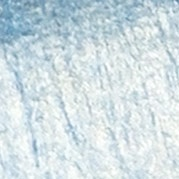
#> input picture pipeline/photos/drape/8.jpg, 179 x 179 px; its folder holds only this picture in this run
$ python textures.py
#> lines starting #> are read from the running program, lines starting #| are printed output that depends on the picture; after the words box and inside, x2 and y2 are one past the last pixel; in counts of white or black regions, pixels touching at a corner belong together
"""Tissue textures from intraoperative photographs.

    python pipeline/textures.py            (reads pipeline/photos/<tissue>/*.jpg|png, writes public/data/textures/)

Put de-identified close-ups of one tissue per folder: pipeline/photos/myocardium/, fat/, artery/, pulm-artery/, vein/,
pericardium/, muscle/, bone/, cartilage/, lung/, valve/, organ/, liver/, drape/, fabric/ (the names are the app's tissue
classes). A close-up that fills the frame with that tissue, in focus, under the operating light, is best; no faces,
tattoos, labels, monitors or anything else that could identify the patient, and consent under your institution's rules.

For each folder: the sharpest photo is cropped to its central square, specular highlights are removed (they would be
baked in and fight the real-time lighting), the image is made seamless (tileable), and a normal map is derived from
its fine detail. The app uses the result with triplanar mapping (the meshes have no UVs), keeping each structure's own
teaching colour and taking the photograph's detail and texture.
"""
from __future__ import annotations

import json
from pathlib import Path

import numpy as np
from PIL import Image
from scipy import ndimage

HERE = Path(__file__).resolve().parent
SRC = HERE / 'photos'
OUT = HERE.parent / 'public' / 'data' / 'textures'
SIZE = 1024
# physical size of one texture tile in mm (how large a photographed patch appears on the model)
TILE_MM = {'myocardium': 30, 'fat': 40, 'artery': 25, 'pulm-artery': 25, 'vein': 25, 'pericardium': 35, 'muscle': 30, 'bone': 25,
           'cartilage': 20, 'lung': 40, 'valve': 15, 'organ': 35, 'liver': 40, 'drape': 60, 'fabric': 12}


def sharpness(img: np.ndarray) -> float:
    g = img.mean(2); return float(ndimage.laplace(g).var())


def load_best(folder: Path) -> np.ndarray | None:
    best, score = None, -1.0
    for f in sorted(folder.iterdir()):
        if f.suffix.lower() not in ('.jpg', '.jpeg', '.png'): continue
        im = Image.open(f).convert('RGB'); w, h = im.size; s = min(w, h)
        im = im.crop(((w - s) // 2, (h - s) // 2, (w - s) // 2 + s, (h - s) // 2 + s)).resize((SIZE, SIZE), Image.LANCZOS)
        a = np.asarray(im, np.float32) / 255.0; sc = sharpness(a)
        if sc > score: best, score = a, sc
    return best


def remove_highlights(a: np.ndarray) -> np.ndarray:
    """specular glare (bright, desaturated) filled from its surroundings by normalised convolution"""
    mx, mn = a.max(2), a.min(2); sat = (mx - mn) / (mx + 1e-6)
    glare = ndimage.binary_dilation((mx > 0.88) & (sat < 0.3), iterations=3)
    if not glare.any(): return a
    w = (~glare).astype(np.float32); out = a.copy()
    for c in range(3):
        num = ndimage.gaussian_filter(a[..., c] * w, 6); den = ndimage.gaussian_filter(w, 6) + 1e-6
        out[..., c] = np.where(glare, num / den, a[..., c])
    return out


def seamless(a: np.ndarray) -> np.ndarray:
    """blend the image with itself shifted by half a tile: the shifted copy covers the edges, so tiles meet without seams"""
    n = a.shape[0]; r = np.roll(a, (n // 2, n // 2), axis=(0, 1))
    t = np.linspace(-1, 1, n); d = np.maximum(np.abs(t)[:, None], np.abs(t)[None, :])       # 0 at the centre, 1 at the edges
    w = np.clip((d - 0.55) / 0.4, 0, 1)[..., None]; w = w * w * (3 - 2 * w)
    return a * (1 - w) + r * w


def flatten(a: np.ndarray) -> np.ndarray:
    """take out large-scale shading (the lighting in the photograph), keep the tissue's own colour and fine detail"""
    low = np.stack([ndimage.gaussian_filter(a[..., c], SIZE / 12, mode='wrap') for c in range(3)], 2)
    return np.clip(a / (low + 1e-3) * a.reshape(-1, 3).mean(0), 0, 1)


def normal_map(a: np.ndarray, strength: float = 3.0) -> np.ndarray:
    h = a.mean(2); h = h - ndimage.gaussian_filter(h, 12, mode='wrap')                        # fine relief only
    gx = ndimage.sobel(h, 1, mode='wrap'); gy = ndimage.sobel(h, 0, mode='wrap')
    n = np.stack([-gx * strength, -gy * strength, np.ones_like(h)], 2); n /= np.linalg.norm(n, axis=2, keepdims=True)
    return (n * 0.5 + 0.5)


def main() -> None:
    OUT.mkdir(parents=True, exist_ok=True); man = {}
    if not SRC.exists():
        SRC.mkdir(parents=True); print(f'  made {SRC}; add a folder per tissue with photographs, then run again'); return
    credits_md = ['# Texture sources', '', 'Tissue textures are derived from these photographs (cropped, glare removed, made seamless). '
                  'Textures from CC BY-SA photographs are shared under CC BY-SA.', '']
    for folder in sorted(p for p in SRC.iterdir() if p.is_dir() and not p.name.startswith('_')):
        a = load_best(folder)
#> in load_best, im is the input picture: PIL image 179x179 RGB; mean R, G, B 208.1, 222.3, 227.1
#> in sharpness, `g = img.mean(2)`:
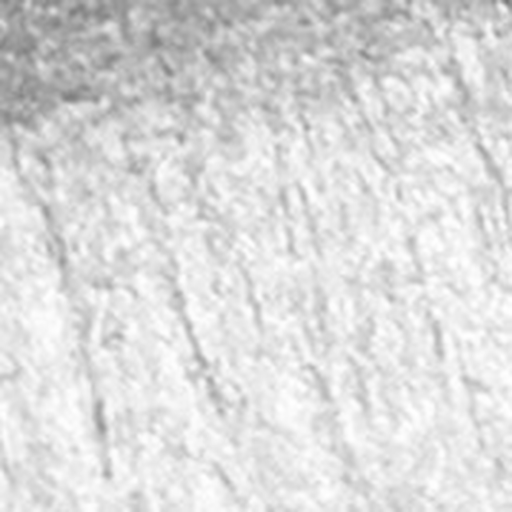
#> g: shape (1024, 1024) float32 (shown at 1/2 size); min 0.451, max 1, mean 0.859
#> in load_best, `sc = sharpness(a)`: sc = 1.77e-05
        if a is None: continue
        a = seamless(flatten(remove_highlights(a))); nm = normal_map(a)
#> in remove_highlights, `glare = ndimage.binary_dilation((mx > 0.88) & (sat < 0.3), iterations=3)`:
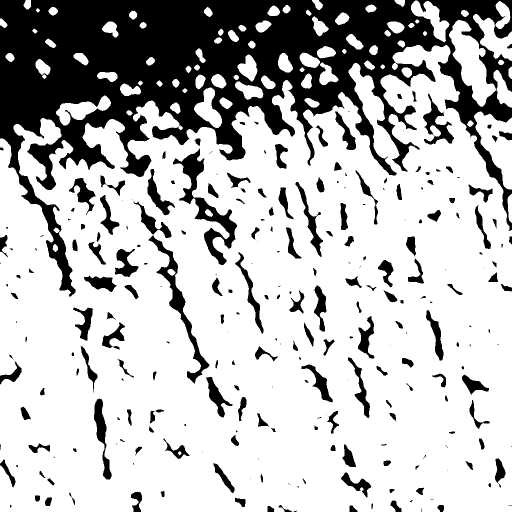
#> glare: shape (1024, 1024) bool (shown at 1/2 size); 73.1% white; 264 black regions (83 under 20 px), largest, box (x1, y1, x2, y2) and area: (0, 0, 1024, 593) 212362, (346, 297, 474, 530) 6593, (297, 471, 419, 767) 4595
#> after the loop in remove_highlights, `for c in range(3):`:
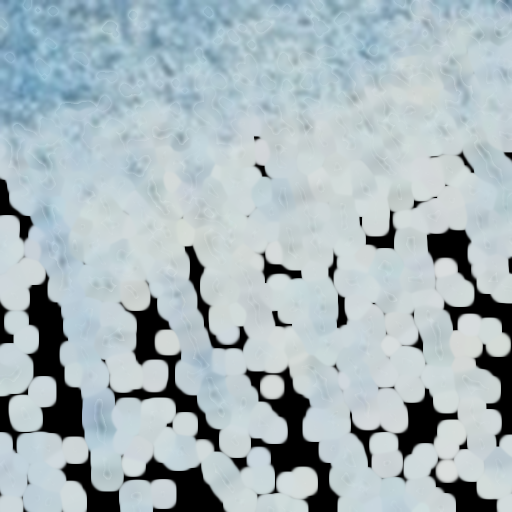
#> out: shape (1024, 1024, 3) float32 (shown at 1/2 size); mean R, G, B 0.661, 0.715, 0.737
#> in flatten, `return np.clip(a / (low + 1e-3) * a.reshape(-1, 3).mean(0), 0, 1)`:
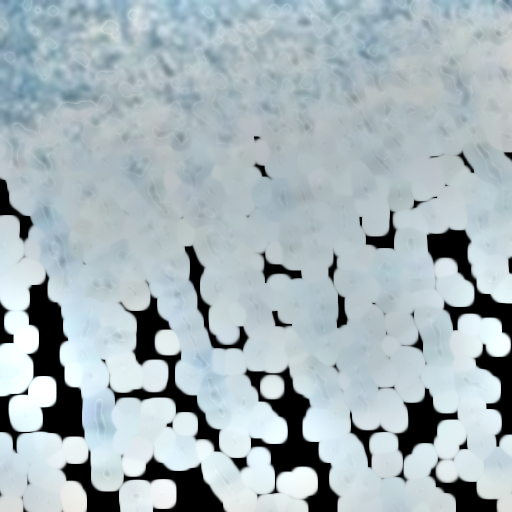
#> returned value: shape (1024, 1024, 3) float32 (shown at 1/2 size); mean of channels 0, 1, 2 0.657, 0.711, 0.732; drawn as R, G, B
#> in seamless, `n = a.shape[0]`: n = 1024
#> in normal_map, `h = h - ndimage.gaussian_filter(h, 12, mode='wrap')`:
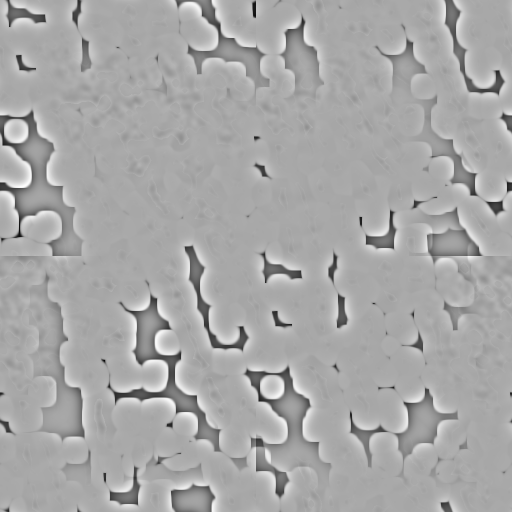
#> h: shape (1024, 1024) float64 (shown at 1/2 size); min -0.845, max 0.438, mean -7.9e-17; drawn with min black and max white
#> in normal_map, `gy = ndimage.sobel(h, 0, mode='wrap')`:
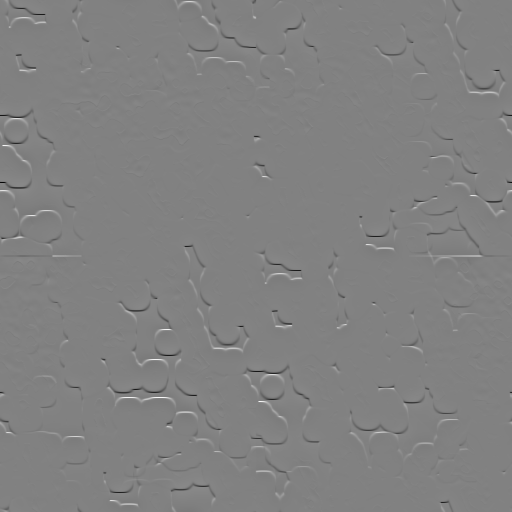
#> gy: shape (1024, 1024) float64 (shown at 1/2 size); min -3.57, max 3.46, mean -2.44e-19; drawn with min black and max white
#> in normal_map, `n /= np.linalg.norm(n, axis=2, keepdims=True)`:
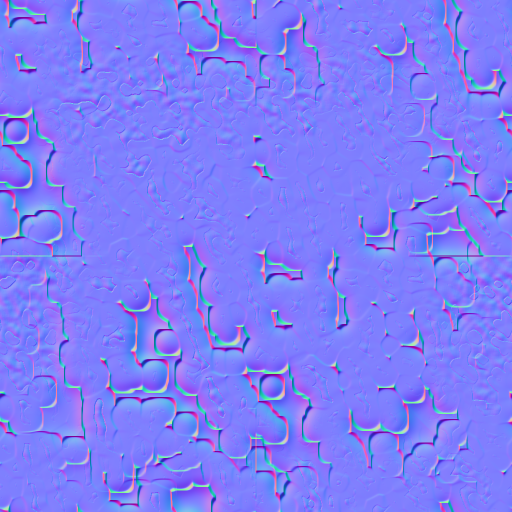
#> n: shape (1024, 1024, 3) float64 (shown at 1/2 size); mean of channels 0, 1, 2 0.000211, -0.00296, 0.953; drawn with min black and max white
        Image.fromarray((a * 255).astype(np.uint8)).save(OUT / f'{folder.name}.jpg', quality=88)
        Image.fromarray((nm * 255).astype(np.uint8)).save(OUT / f'{folder.name}_n.jpg', quality=92)
        man[folder.name] = {'albedo': f'textures/{folder.name}.jpg', 'normal': f'textures/{folder.name}_n.jpg',
                            'mean': [round(float(x), 4) for x in a.reshape(-1, 3).mean(0)], 'tile': TILE_MM.get(folder.name, 30)}
        cf = folder / 'credits.json'
        if cf.exists():
            cr = json.loads(cf.read_text(encoding='utf-8')); man[folder.name]['credit'] = '; '.join(f"{c['title'][5:]} ({c['author']}, {c['licence']})" for c in cr)
            credits_md += [f"- **{folder.name}**: " + '; '.join(f"[{c['title'][5:]}]({c['page']}), {c['author']}, {c['licence']}" for c in cr)]
        else:
            credits_md += [f'- **{folder.name}**: own photographs']
        print(f'  {folder.name}: done')
#> pass 2 of the loop in main, `for folder in sorted(p for p in SRC.iterdir() if p.is_dir() and not p...`:
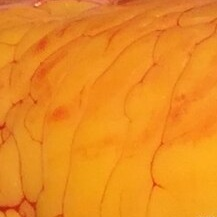
#> input picture pipeline/photos/fat/1.jpg, 217 x 217 px
#> in load_best, im is the input picture: PIL image 217x217 RGB; mean R, G, B 235.3, 139.4, 30.6
#> im: PIL image 1024x1024 RGB
#> in sharpness (call 2), `g = img.mean(2)`:
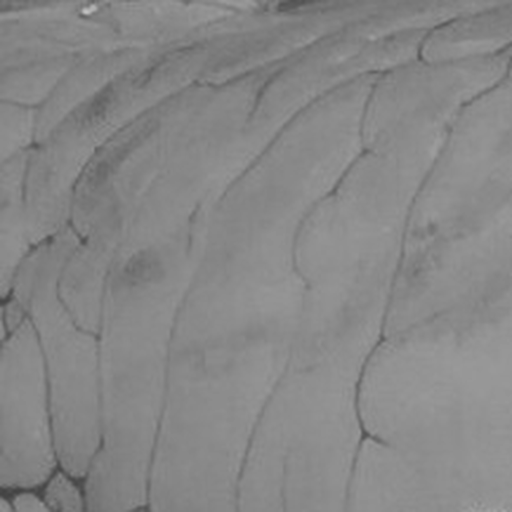
#> g: shape (1024, 1024) float32 (shown at 1/2 size); min 0.261, max 0.767, mean 0.53
#> sc = 1.19e-05
#> glare: shape (1024, 1024) bool; every value is 0
#> in normal_map (call 2), `return (n * 0.5 + 0.5)`:
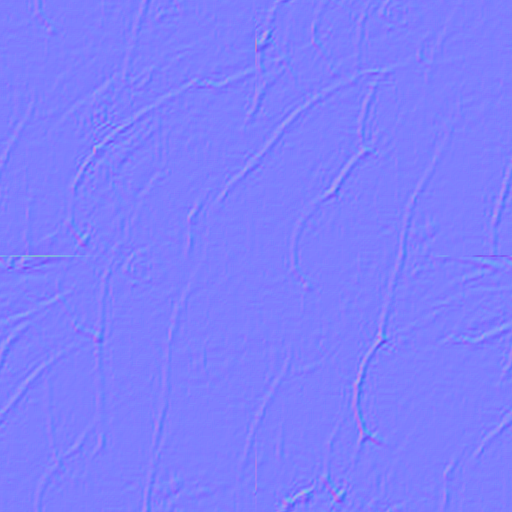
#> returned value: shape (1024, 1024, 3) float64 (shown at 1/2 size); mean of channels 0, 1, 2 0.5, 0.5, 0.998; drawn as R, G, B
    (OUT / 'manifest.json').write_text(json.dumps(man, indent=1), encoding='utf-8')
    (OUT / 'ATTRIBUTION.md').write_text('\n'.join(credits_md) + '\n', encoding='utf-8')
    print(f'  {len(man)} tissue textures -> {OUT}')
#|   4 tissue textures -> public/data/textures


if __name__ == '__main__':
    main()
